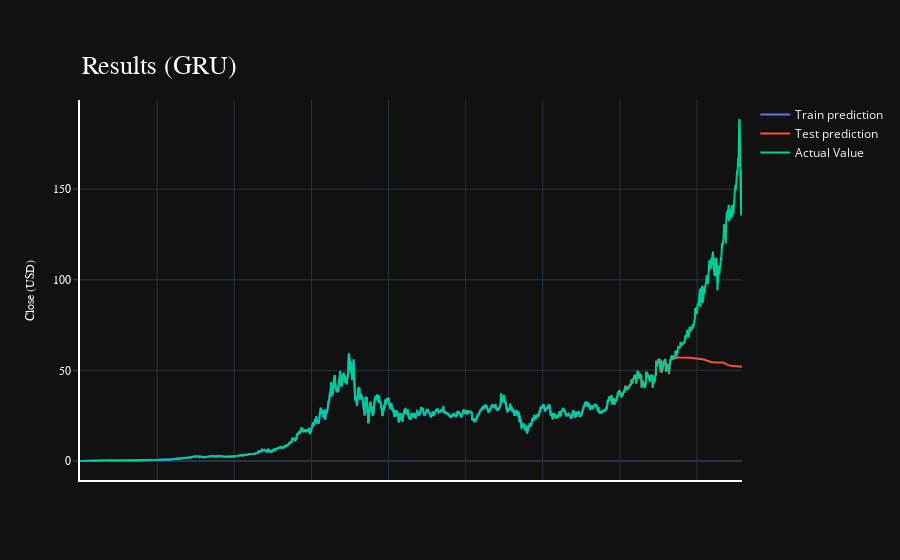

Here is the notebook cell this chart was saved with:
### Code cell
import plotly.express as px
import plotly.graph_objects as go

fig = go.Figure()
fig.add_trace(go.Scatter(go.Scatter(x=result.index, y=result[0],
                    mode='lines',
                    name='Train prediction')))
fig.add_trace(go.Scatter(x=result.index, y=result[1],
                    mode='lines',
                    name='Test prediction'))
fig.add_trace(go.Scatter(go.Scatter(x=result.index, y=result[2],
                    mode='lines',
                    name='Actual Value')))
fig.update_layout(
    xaxis=dict(
        showline=True,
        showgrid=True,
        showticklabels=False,
        linecolor='white',
        linewidth=2
    ),
    yaxis=dict(
        title_text='Close (USD)',
        titlefont=dict(
            family='Rockwell',
            size=12,
            color='white',
        ),
        showline=True,
        showgrid=True,
        showticklabels=True,
        linecolor='white',
        linewidth=2,
        ticks='outside',
        tickfont=dict(
            family='Rockwell',
            size=12,
            color='white',
        ),
    ),
    showlegend=True,
    template = 'plotly_dark'

)



annotations = []
annotations.append(dict(xref='paper', yref='paper', x=0.0, y=1.05,
                              xanchor='left', yanchor='bottom',
                              text='Results (GRU)',
                              font=dict(family='Rockwell',
                                        size=26,
                                        color='white'),
                              showarrow=False))
fig.update_layout(annotations=annotations)

fig.show()

### Figure 1 — Plotly figure (JSON) as saved in the notebook; plotly's stock layout.template omitted (floating-point values rounded to 4 significant figures; data arrays with more than 128 entries replaced by an {"elided": "..."} marker saying what was removed)
{"data": [{"mode": "lines", "name": "Train prediction", "type": "scatter", "x": {"elided": "8584 int values"}, "y": {"elided": "8584 float values"}}, {"mode": "lines", "name": "Test prediction", "type": "scatter", "x": {"elided": "8584 int values"}, "y": {"elided": "8584 float values"}}, {"mode": "lines", "name": "Actual Value", "type": "scatter", "x": {"elided": "8584 int values"}, "y": {"elided": "8584 float values"}}], "layout": {"annotations": [{"font": {"color": "white", "family": "Rockwell", "size": 26}, "showarrow": false, "text": "Results (GRU)", "x": 0, "xanchor": "left", "xref": "paper", "y": 1.05, "yanchor": "bottom", "yref": "paper"}], "showlegend": true, "xaxis": {"linecolor": "white", "linewidth": 2, "showgrid": true, "showline": true, "showticklabels": false}, "yaxis": {"linecolor": "white", "linewidth": 2, "showgrid": true, "showline": true, "showticklabels": true, "tickfont": {"color": "white", "family": "Rockwell", "size": 12}, "ticks": "outside", "title": {"font": {"color": "white", "family": "Rockwell", "size": 12}, "text": "Close (USD)"}}}}
